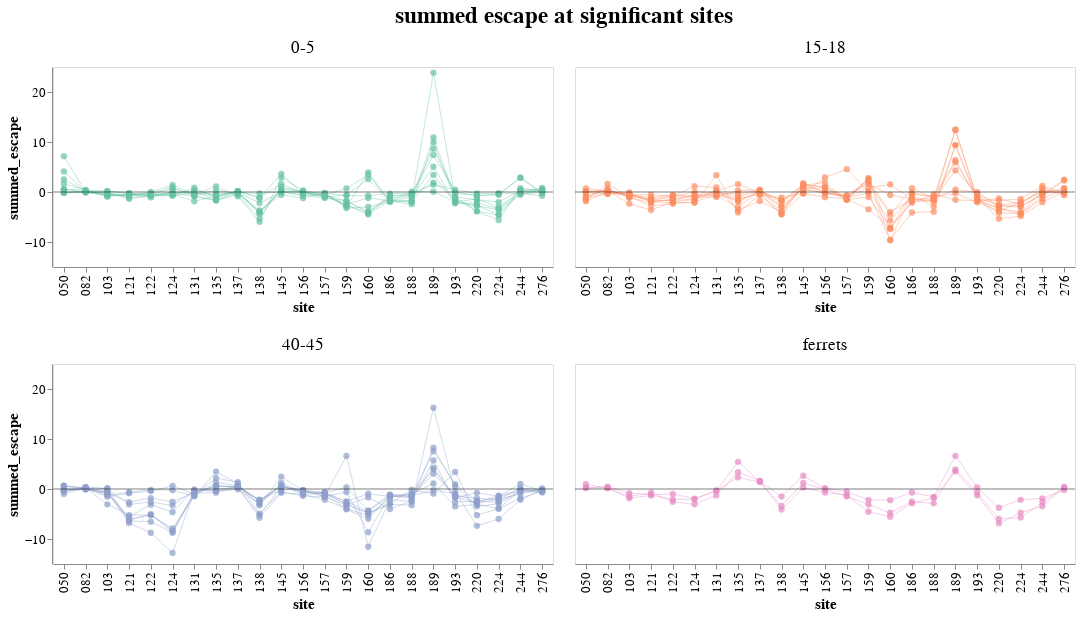

Source (notebook cell):
### Code cell
faceted_line_scatter_overlay

### Figure 1 — Vega-Lite specification as saved in the notebook (floating-point values rounded to 4 significant figures; data arrays with more than 128 entries replaced by an {"elided": "..."} marker saying what was removed)
{"config": {"view": {"continuousWidth": 300, "continuousHeight": 300}, "axis": {"grid": false, "labelFontSize": 13, "titleFontSize": 15}}, "data": {"name": "data-0480fbba423087e0f57f664b28784c63"}, "facet": {"field": "age_group", "header": {"labelFontSize": 17, "titleFontSize": 23}, "title": "summed escape at significant sites", "type": "nominal"}, "spec": {"layer": [{"mark": {"type": "line", "opacity": 0.5, "size": 0.8}, "encoding": {"color": {"field": "age_group", "legend": null, "scale": {"scheme": "set2"}, "type": "nominal"}, "detail": {"field": "serum", "type": "nominal"}, "tooltip": [{"field": "serum", "type": "nominal"}, {"field": "site", "type": "nominal"}, {"field": "escape_mean", "type": "quantitative"}], "x": {"field": "site", "title": "site", "type": "nominal"}, "y": {"field": "escape_mean", "title": "summed_escape", "type": "quantitative"}}}, {"mark": {"type": "circle", "opacity": 0.7, "size": 40}, "encoding": {"color": {"field": "age_group", "legend": null, "scale": {"scheme": "set2"}, "type": "nominal"}, "detail": {"field": "serum", "type": "nominal"}, "tooltip": [{"field": "serum", "type": "nominal"}, {"field": "site", "type": "nominal"}, {"field": "escape_mean", "type": "quantitative"}], "x": {"field": "site", "title": "site", "type": "nominal"}, "y": {"field": "escape_mean", "title": "summed_escape", "type": "quantitative"}}}, {"data": {"name": "data-06fd9f850666401b4599de5588b60692"}, "mark": {"type": "rule", "opacity": 0.5}, "encoding": {"y": {"field": "y", "type": "quantitative"}}}], "height": 200, "width": 500}, "columns": 2, "resolve": {"axis": {"x": "independent"}}, "$schema": "https://vega.github.io/schema/vega-lite/v5.8.0.json", "datasets": {"data-0480fbba423087e0f57f664b28784c63": {"elided": "759 records"}, "data-06fd9f850666401b4599de5588b60692": [{"y": 0}]}}
